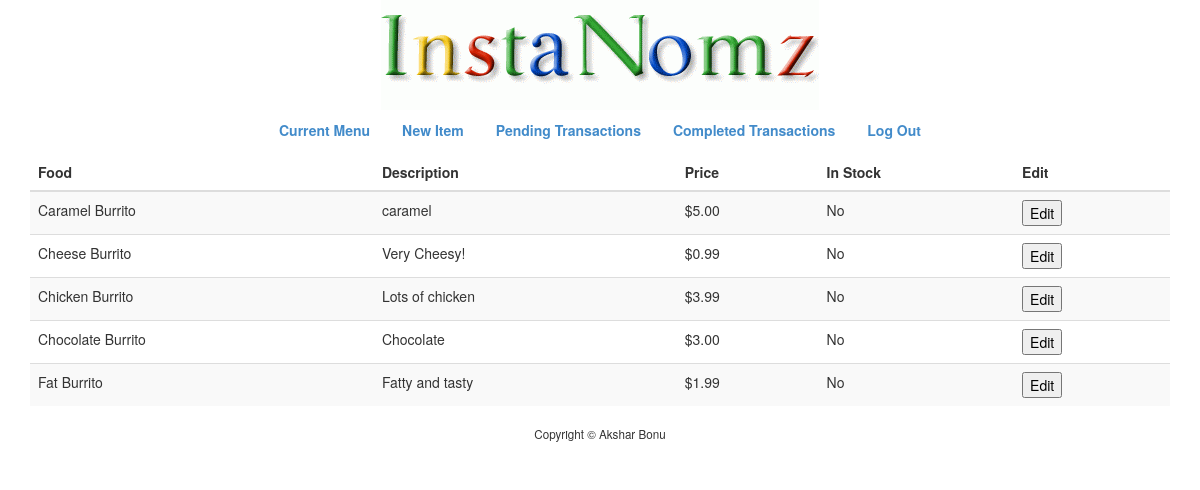
The page /index_company.php (signed in) on the database its author committed.
### tables this page shows
CREATE TABLE IF NOT EXISTS `menu` (
  `id` int(10) NOT NULL COMMENT 'id of restaurant',
  `food` varchar(255) NOT NULL,
  `description` varchar(255) NOT NULL,
  `price` decimal(65,2) NOT NULL,
  `available` tinyint(1) NOT NULL,
  `uniqueid` int(11) NOT NULL AUTO_INCREMENT,
  PRIMARY KEY (`uniqueid`),
  UNIQUE KEY `food_per_restaurant` (`id`,`food`)
);

### templates/menu_company.php (the view)
<ul class="nav nav-pills">
    <li><a href="index_company.php"><strong>Current Menu</strong></a></li>
    <li><a href="new_item_company.php"><strong>New Item</strong></a></li>
    <li><a href="pending_transactions_company.php"><strong>Pending Transactions</strong></a></li>
    <li><a href="completed_transactions_company.php"><strong>Completed Transactions</strong></a></li>
    <li><a href="logout_company.php"><strong>Log Out</strong></a></li>
</ul>
<form action="index_company.php" method="post">
<table class="table table-striped">
    <thead>
        <tr>
            <th>Food</th>
            <th>Description</th>
            <th>Price</th>
            <th>In Stock</th>
            <th>Edit</th>
        </tr>
    </thead>
    <tbody>
    <?php
        foreach ($menu as $menuitem)
        {
            printf("<tr>");
            printf("<td>%s</td>", htmlspecialchars($menuitem["food"]));
            printf("<td>%s</td>", htmlspecialchars($menuitem["description"]));
            printf("<td>$%s</td>", number_format($menuitem["price"], 2));
            if ($menuitem["available"] === 1)
            {
                printf("<td>Yes</td>");
            }
            else
            {
                printf("<td>No</td>");
            }
            printf("<td><button type= 'submit' name = 'uniqueid' value='%s'>Edit</button></td>", htmlspecialchars($menuitem["uniqueid"]));
            printf("</tr>");
        }
    ?>
    </tbody>
</table>
</form>

### public/css/styles.css (style rules this page uses)
#middle td { text-align: left; }
#middle .nav { display: inline-block; }

### rows shown on the page
menu: food "Caramel Burrito", description "caramel", price "5.00", available "No", $menuitem["uniqueid"] 15 (drawn)
menu: food "Cheese Burrito", description "Very Cheesy!", price "0.99", available "No", $menuitem["uniqueid"] 10 (drawn)
menu: food "Chicken Burrito", description "Lots of chicken", price "3.99", available "No", $menuitem["uniqueid"] 22 (drawn)
menu: food "Chocolate Burrito", description "Chocolate", price "3.00", available "No", $menuitem["uniqueid"] 16 (drawn)
menu: food "Fat Burrito", description "Fatty and tasty", price "1.99", available "No", $menuitem["uniqueid"] 18 (drawn)
